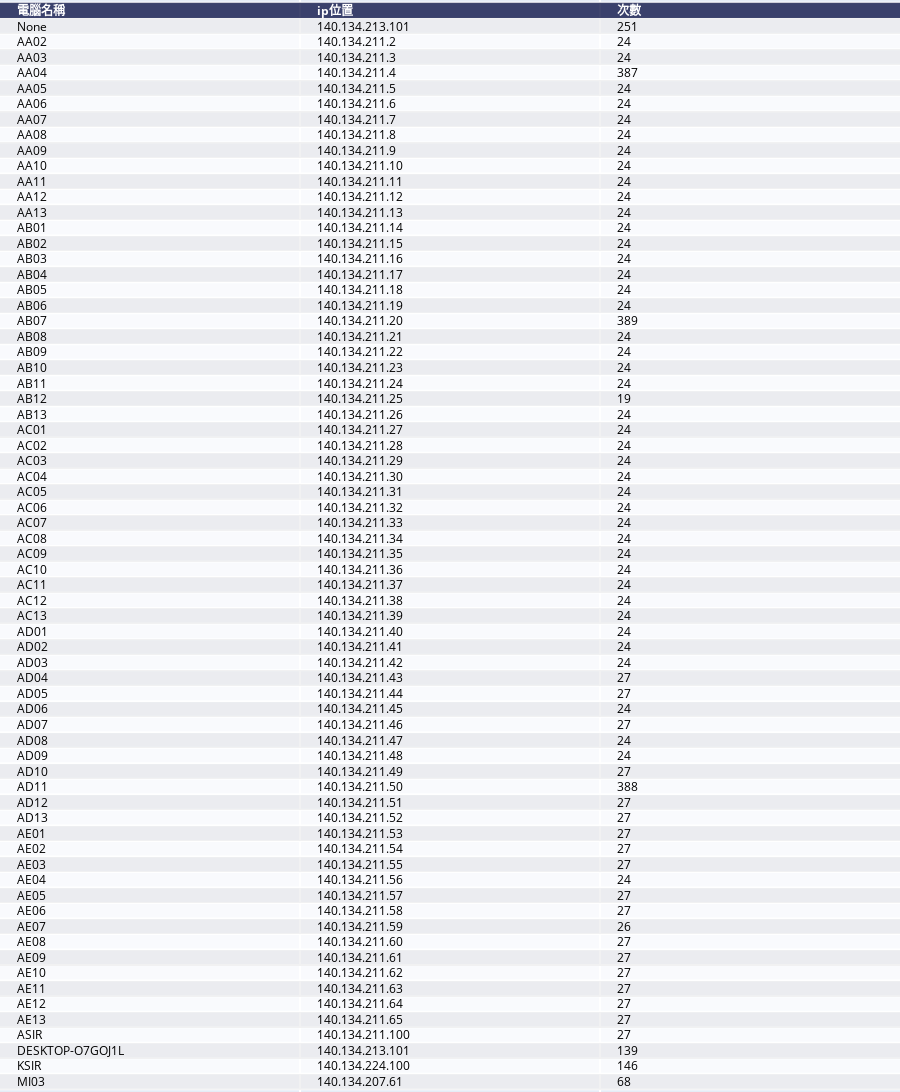

Notebook code for this chart:
### Code cell
table = ff.create_table(dfPCUseCount)
iplot(table)

### Figure 1 — Plotly figure (JSON) as saved in the notebook; plotly's stock layout.template omitted (floating-point values rounded to 4 significant figures; data arrays with more than 128 entries replaced by an {"elided": "..."} marker saying what was removed)
{"data": [{"colorscale": [[0, "#00083e"], [0.5, "#ededee"], [1, "#ffffff"]], "hoverinfo": "none", "opacity": 0.75, "showscale": false, "type": "heatmap", "z": {"elided": "70x3 float values"}}], "layout": {"annotations": [{"align": "left", "font": {"color": "#ffffff"}, "showarrow": false, "text": "<b>電腦名稱</b>", "x": -0.45, "xanchor": "left", "xref": "x", "y": 0, "yref": "y"}, {"align": "left", "font": {"color": "#ffffff"}, "showarrow": false, "text": "<b>ip位置</b>", "x": 0.55, "xanchor": "left", "xref": "x", "y": 0, "yref": "y"}, {"align": "left", "font": {"color": "#ffffff"}, "showarrow": false, "text": "<b>次數</b>", "x": 1.55, "xanchor": "left", "xref": "x", "y": 0, "yref": "y"}, {"align": "left", "font": {"color": "#000000"}, "showarrow": false, "text": "None", "x": -0.45, "xanchor": "left", "xref": "x", "y": 1, "yref": "y"}, {"align": "left", "font": {"color": "#000000"}, "showarrow": false, "text": "140.134.213.101", "x": 0.55, "xanchor": "left", "xref": "x", "y": 1, "yref": "y"}, {"align": "left", "font": {"color": "#000000"}, "showarrow": false, "text": "251", "x": 1.55, "xanchor": "left", "xref": "x", "y": 1, "yref": "y"}, {"align": "left", "font": {"color": "#000000"}, "showarrow": false, "text": "AA02", "x": -0.45, "xanchor": "left", "xref": "x", "y": 2, "yref": "y"}, {"align": "left", "font": {"color": "#000000"}, "showarrow": false, "text": "140.134.211.2", "x": 0.55, "xanchor": "left", "xref": "x", "y": 2, "yref": "y"}, {"align": "left", "font": {"color": "#000000"}, "showarrow": false, "text": "24", "x": 1.55, "xanchor": "left", "xref": "x", "y": 2, "yref": "y"}, {"align": "left", "font": {"color": "#000000"}, "showarrow": false, "text": "AA03", "x": -0.45, "xanchor": "left", "xref": "x", "y": 3, "yref": "y"}, {"align": "left", "font": {"color": "#000000"}, "showarrow": false, "text": "140.134.211.3", "x": 0.55, "xanchor": "left", "xref": "x", "y": 3, "yref": "y"}, {"align": "left", "font": {"color": "#000000"}, "showarrow": false, "text": "24", "x": 1.55, "xanchor": "left", "xref": "x", "y": 3, "yref": "y"}, {"align": "left", "font": {"color": "#000000"}, "showarrow": false, "text": "AA04", "x": -0.45, "xanchor": "left", "xref": "x", "y": 4, "yref": "y"}, {"align": "left", "font": {"color": "#000000"}, "showarrow": false, "text": "140.134.211.4", "x": 0.55, "xanchor": "left", "xref": "x", "y": 4, "yref": "y"}, {"align": "left", "font": {"color": "#000000"}, "showarrow": false, "text": "387", "x": 1.55, "xanchor": "left", "xref": "x", "y": 4, "yref": "y"}, {"align": "left", "font": {"color": "#000000"}, "showarrow": false, "text": "AA05", "x": -0.45, "xanchor": "left", "xref": "x", "y": 5, "yref": "y"}, {"align": "left", "font": {"color": "#000000"}, "showarrow": false, "text": "140.134.211.5", "x": 0.55, "xanchor": "left", "xref": "x", "y": 5, "yref": "y"}, {"align": "left", "font": {"color": "#000000"}, "showarrow": false, "text": "24", "x": 1.55, "xanchor": "left", "xref": "x", "y": 5, "yref": "y"}, {"align": "left", "font": {"color": "#000000"}, "showarrow": false, "text": "AA06", "x": -0.45, "xanchor": "left", "xref": "x", "y": 6, "yref": "y"}, {"align": "left", "font": {"color": "#000000"}, "showarrow": false, "text": "140.134.211.6", "x": 0.55, "xanchor": "left", "xref": "x", "y": 6, "yref": "y"}, {"align": "left", "font": {"color": "#000000"}, "showarrow": false, "text": "24", "x": 1.55, "xanchor": "left", "xref": "x", "y": 6, "yref": "y"}, {"align": "left", "font": {"color": "#000000"}, "showarrow": false, "text": "AA07", "x": -0.45, "xanchor": "left", "xref": "x", "y": 7, "yref": "y"}, {"align": "left", "font": {"color": "#000000"}, "showarrow": false, "text": "140.134.211.7", "x": 0.55, "xanchor": "left", "xref": "x", "y": 7, "yref": "y"}, {"align": "left", "font": {"color": "#000000"}, "showarrow": false, "text": "24", "x": 1.55, "xanchor": "left", "xref": "x", "y": 7, "yref": "y"}, {"align": "left", "font": {"color": "#000000"}, "showarrow": false, "text": "AA08", "x": -0.45, "xanchor": "left", "xref": "x", "y": 8, "yref": "y"}, {"align": "left", "font": {"color": "#000000"}, "showarrow": false, "text": "140.134.211.8", "x": 0.55, "xanchor": "left", "xref": "x", "y": 8, "yref": "y"}, {"align": "left", "font": {"color": "#000000"}, "showarrow": false, "text": "24", "x": 1.55, "xanchor": "left", "xref": "x", "y": 8, "yref": "y"}, {"align": "left", "font": {"color": "#000000"}, "showarrow": false, "text": "AA09", "x": -0.45, "xanchor": "left", "xref": "x", "y": 9, "yref": "y"}, {"align": "left", "font": {"color": "#000000"}, "showarrow": false, "text": "140.134.211.9", "x": 0.55, "xanchor": "left", "xref": "x", "y": 9, "yref": "y"}, {"align": "left", "font": {"color": "#000000"}, "showarrow": false, "text": "24", "x": 1.55, "xanchor": "left", "xref": "x", "y": 9, "yref": "y"}, {"align": "left", "font": {"color": "#000000"}, "showarrow": false, "text": "AA10", "x": -0.45, "xanchor": "left", "xref": "x", "y": 10, "yref": "y"}, {"align": "left", "font": {"color": "#000000"}, "showarrow": false, "text": "140.134.211.10", "x": 0.55, "xanchor": "left", "xref": "x", "y": 10, "yref": "y"}, {"align": "left", "font": {"color": "#000000"}, "showarrow": false, "text": "24", "x": 1.55, "xanchor": "left", "xref": "x", "y": 10, "yref": "y"}, {"align": "left", "font": {"color": "#000000"}, "showarrow": false, "text": "AA11", "x": -0.45, "xanchor": "left", "xref": "x", "y": 11, "yref": "y"}, {"align": "left", "font": {"color": "#000000"}, "showarrow": false, "text": "140.134.211.11", "x": 0.55, "xanchor": "left", "xref": "x", "y": 11, "yref": "y"}, {"align": "left", "font": {"color": "#000000"}, "showarrow": false, "text": "24", "x": 1.55, "xanchor": "left", "xref": "x", "y": 11, "yref": "y"}, {"align": "left", "font": {"color": "#000000"}, "showarrow": false, "text": "AA12", "x": -0.45, "xanchor": "left", "xref": "x", "y": 12, "yref": "y"}, {"align": "left", "font": {"color": "#000000"}, "showarrow": false, "text": "140.134.211.12", "x": 0.55, "xanchor": "left", "xref": "x", "y": 12, "yref": "y"}, {"align": "left", "font": {"color": "#000000"}, "showarrow": false, "text": "24", "x": 1.55, "xanchor": "left", "xref": "x", "y": 12, "yref": "y"}, {"align": "left", "font": {"color": "#000000"}, "showarrow": false, "text": "AA13", "x": -0.45, "xanchor": "left", "xref": "x", "y": 13, "yref": "y"}, {"align": "left", "font": {"color": "#000000"}, "showarrow": false, "text": "140.134.211.13", "x": 0.55, "xanchor": "left", "xref": "x", "y": 13, "yref": "y"}, {"align": "left", "font": {"color": "#000000"}, "showarrow": false, "text": "24", "x": 1.55, "xanchor": "left", "xref": "x", "y": 13, "yref": "y"}, {"align": "left", "font": {"color": "#000000"}, "showarrow": false, "text": "AB01", "x": -0.45, "xanchor": "left", "xref": "x", "y": 14, "yref": "y"}, {"align": "left", "font": {"color": "#000000"}, "showarrow": false, "text": "140.134.211.14", "x": 0.55, "xanchor": "left", "xref": "x", "y": 14, "yref": "y"}, {"align": "left", "font": {"color": "#000000"}, "showarrow": false, "text": "24", "x": 1.55, "xanchor": "left", "xref": "x", "y": 14, "yref": "y"}, {"align": "left", "font": {"color": "#000000"}, "showarrow": false, "text": "AB02", "x": -0.45, "xanchor": "left", "xref": "x", "y": 15, "yref": "y"}, {"align": "left", "font": {"color": "#000000"}, "showarrow": false, "text": "140.134.211.15", "x": 0.55, "xanchor": "left", "xref": "x", "y": 15, "yref": "y"}, {"align": "left", "font": {"color": "#000000"}, "showarrow": false, "text": "24", "x": 1.55, "xanchor": "left", "xref": "x", "y": 15, "yref": "y"}, {"align": "left", "font": {"color": "#000000"}, "showarrow": false, "text": "AB03", "x": -0.45, "xanchor": "left", "xref": "x", "y": 16, "yref": "y"}, {"align": "left", "font": {"color": "#000000"}, "showarrow": false, "text": "140.134.211.16", "x": 0.55, "xanchor": "left", "xref": "x", "y": 16, "yref": "y"}, {"align": "left", "font": {"color": "#000000"}, "showarrow": false, "text": "24", "x": 1.55, "xanchor": "left", "xref": "x", "y": 16, "yref": "y"}, {"align": "left", "font": {"color": "#000000"}, "showarrow": false, "text": "AB04", "x": -0.45, "xanchor": "left", "xref": "x", "y": 17, "yref": "y"}, {"align": "left", "font": {"color": "#000000"}, "showarrow": false, "text": "140.134.211.17", "x": 0.55, "xanchor": "left", "xref": "x", "y": 17, "yref": "y"}, {"align": "left", "font": {"color": "#000000"}, "showarrow": false, "text": "24", "x": 1.55, "xanchor": "left", "xref": "x", "y": 17, "yref": "y"}, {"align": "left", "font": {"color": "#000000"}, "showarrow": false, "text": "AB05", "x": -0.45, "xanchor": "left", "xref": "x", "y": 18, "yref": "y"}, {"align": "left", "font": {"color": "#000000"}, "showarrow": false, "text": "140.134.211.18", "x": 0.55, "xanchor": "left", "xref": "x", "y": 18, "yref": "y"}, {"align": "left", "font": {"color": "#000000"}, "showarrow": false, "text": "24", "x": 1.55, "xanchor": "left", "xref": "x", "y": 18, "yref": "y"}, {"align": "left", "font": {"color": "#000000"}, "showarrow": false, "text": "AB06", "x": -0.45, "xanchor": "left", "xref": "x", "y": 19, "yref": "y"}, {"align": "left", "font": {"color": "#000000"}, "showarrow": false, "text": "140.134.211.19", "x": 0.55, "xanchor": "left", "xref": "x", "y": 19, "yref": "y"}, {"align": "left", "font": {"color": "#000000"}, "showarrow": false, "text": "24", "x": 1.55, "xanchor": "left", "xref": "x", "y": 19, "yref": "y"}, {"align": "left", "font": {"color": "#000000"}, "showarrow": false, "text": "AB07", "x": -0.45, "xanchor": "left", "xref": "x", "y": 20, "yref": "y"}, {"align": "left", "font": {"color": "#000000"}, "showarrow": false, "text": "140.134.211.20", "x": 0.55, "xanchor": "left", "xref": "x", "y": 20, "yref": "y"}, {"align": "left", "font": {"color": "#000000"}, "showarrow": false, "text": "389", "x": 1.55, "xanchor": "left", "xref": "x", "y": 20, "yref": "y"}, {"align": "left", "font": {"color": "#000000"}, "showarrow": false, "text": "AB08", "x": -0.45, "xanchor": "left", "xref": "x", "y": 21, "yref": "y"}, {"align": "left", "font": {"color": "#000000"}, "showarrow": false, "text": "140.134.211.21", "x": 0.55, "xanchor": "left", "xref": "x", "y": 21, "yref": "y"}, {"align": "left", "font": {"color": "#000000"}, "showarrow": false, "text": "24", "x": 1.55, "xanchor": "left", "xref": "x", "y": 21, "yref": "y"}, {"align": "left", "font": {"color": "#000000"}, "showarrow": false, "text": "AB09", "x": -0.45, "xanchor": "left", "xref": "x", "y": 22, "yref": "y"}, {"align": "left", "font": {"color": "#000000"}, "showarrow": false, "text": "140.134.211.22", "x": 0.55, "xanchor": "left", "xref": "x", "y": 22, "yref": "y"}, {"align": "left", "font": {"color": "#000000"}, "showarrow": false, "text": "24", "x": 1.55, "xanchor": "left", "xref": "x", "y": 22, "yref": "y"}, {"align": "left", "font": {"color": "#000000"}, "showarrow": false, "text": "AB10", "x": -0.45, "xanchor": "left", "xref": "x", "y": 23, "yref": "y"}, {"align": "left", "font": {"color": "#000000"}, "showarrow": false, "text": "140.134.211.23", "x": 0.55, "xanchor": "left", "xref": "x", "y": 23, "yref": "y"}, {"align": "left", "font": {"color": "#000000"}, "showarrow": false, "text": "24", "x": 1.55, "xanchor": "left", "xref": "x", "y": 23, "yref": "y"}, {"align": "left", "font": {"color": "#000000"}, "showarrow": false, "text": "AB11", "x": -0.45, "xanchor": "left", "xref": "x", "y": 24, "yref": "y"}, {"align": "left", "font": {"color": "#000000"}, "showarrow": false, "text": "140.134.211.24", "x": 0.55, "xanchor": "left", "xref": "x", "y": 24, "yref": "y"}, {"align": "left", "font": {"color": "#000000"}, "showarrow": false, "text": "24", "x": 1.55, "xanchor": "left", "xref": "x", "y": 24, "yref": "y"}, {"align": "left", "font": {"color": "#000000"}, "showarrow": false, "text": "AB12", "x": -0.45, "xanchor": "left", "xref": "x", "y": 25, "yref": "y"}, {"align": "left", "font": {"color": "#000000"}, "showarrow": false, "text": "140.134.211.25", "x": 0.55, "xanchor": "left", "xref": "x", "y": 25, "yref": "y"}, {"align": "left", "font": {"color": "#000000"}, "showarrow": false, "text": "19", "x": 1.55, "xanchor": "left", "xref": "x", "y": 25, "yref": "y"}, {"align": "left", "font": {"color": "#000000"}, "showarrow": false, "text": "AB13", "x": -0.45, "xanchor": "left", "xref": "x", "y": 26, "yref": "y"}, {"align": "left", "font": {"color": "#000000"}, "showarrow": false, "text": "140.134.211.26", "x": 0.55, "xanchor": "left", "xref": "x", "y": 26, "yref": "y"}, {"align": "left", "font": {"color": "#000000"}, "showarrow": false, "text": "24", "x": 1.55, "xanchor": "left", "xref": "x", "y": 26, "yref": "y"}, {"align": "left", "font": {"color": "#000000"}, "showarrow": false, "text": "AC01", "x": -0.45, "xanchor": "left", "xref": "x", "y": 27, "yref": "y"}, {"align": "left", "font": {"color": "#000000"}, "showarrow": false, "text": "140.134.211.27", "x": 0.55, "xanchor": "left", "xref": "x", "y": 27, "yref": "y"}, {"align": "left", "font": {"color": "#000000"}, "showarrow": false, "text": "24", "x": 1.55, "xanchor": "left", "xref": "x", "y": 27, "yref": "y"}, {"align": "left", "font": {"color": "#000000"}, "showarrow": false, "text": "AC02", "x": -0.45, "xanchor": "left", "xref": "x", "y": 28, "yref": "y"}, {"align": "left", "font": {"color": "#000000"}, "showarrow": false, "text": "140.134.211.28", "x": 0.55, "xanchor": "left", "xref": "x", "y": 28, "yref": "y"}, {"align": "left", "font": {"color": "#000000"}, "showarrow": false, "text": "24", "x": 1.55, "xanchor": "left", "xref": "x", "y": 28, "yref": "y"}, {"align": "left", "font": {"color": "#000000"}, "showarrow": false, "text": "AC03", "x": -0.45, "xanchor": "left", "xref": "x", "y": 29, "yref": "y"}, {"align": "left", "font": {"color": "#000000"}, "showarrow": false, "text": "140.134.211.29", "x": 0.55, "xanchor": "left", "xref": "x", "y": 29, "yref": "y"}, {"align": "left", "font": {"color": "#000000"}, "showarrow": false, "text": "24", "x": 1.55, "xanchor": "left", "xref": "x", "y": 29, "yref": "y"}, {"align": "left", "font": {"color": "#000000"}, "showarrow": false, "text": "AC04", "x": -0.45, "xanchor": "left", "xref": "x", "y": 30, "yref": "y"}, {"align": "left", "font": {"color": "#000000"}, "showarrow": false, "text": "140.134.211.30", "x": 0.55, "xanchor": "left", "xref": "x", "y": 30, "yref": "y"}, {"align": "left", "font": {"color": "#000000"}, "showarrow": false, "text": "24", "x": 1.55, "xanchor": "left", "xref": "x", "y": 30, "yref": "y"}, {"align": "left", "font": {"color": "#000000"}, "showarrow": false, "text": "AC05", "x": -0.45, "xanchor": "left", "xref": "x", "y": 31, "yref": "y"}, {"align": "left", "font": {"color": "#000000"}, "showarrow": false, "text": "140.134.211.31", "x": 0.55, "xanchor": "left", "xref": "x", "y": 31, "yref": "y"}, {"align": "left", "font": {"color": "#000000"}, "showarrow": false, "text": "24", "x": 1.55, "xanchor": "left", "xref": "x", "y": 31, "yref": "y"}, {"align": "left", "font": {"color": "#000000"}, "showarrow": false, "text": "AC06", "x": -0.45, "xanchor": "left", "xref": "x", "y": 32, "yref": "y"}, {"align": "left", "font": {"color": "#000000"}, "showarrow": false, "text": "140.134.211.32", "x": 0.55, "xanchor": "left", "xref": "x", "y": 32, "yref": "y"}, {"align": "left", "font": {"color": "#000000"}, "showarrow": false, "text": "24", "x": 1.55, "xanchor": "left", "xref": "x", "y": 32, "yref": "y"}, {"align": "left", "font": {"color": "#000000"}, "showarrow": false, "text": "AC07", "x": -0.45, "xanchor": "left", "xref": "x", "y": 33, "yref": "y"}, {"align": "left", "font": {"color": "#000000"}, "showarrow": false, "text": "140.134.211.33", "x": 0.55, "xanchor": "left", "xref": "x", "y": 33, "yref": "y"}, {"align": "left", "font": {"color": "#000000"}, "showarrow": false, "text": "24", "x": 1.55, "xanchor": "left", "xref": "x", "y": 33, "yref": "y"}, {"align": "left", "font": {"color": "#000000"}, "showarrow": false, "text": "AC08", "x": -0.45, "xanchor": "left", "xref": "x", "y": 34, "yref": "y"}, {"align": "left", "font": {"color": "#000000"}, "showarrow": false, "text": "140.134.211.34", "x": 0.55, "xanchor": "left", "xref": "x", "y": 34, "yref": "y"}, {"align": "left", "font": {"color": "#000000"}, "showarrow": false, "text": "24", "x": 1.55, "xanchor": "left", "xref": "x", "y": 34, "yref": "y"}, {"align": "left", "font": {"color": "#000000"}, "showarrow": false, "text": "AC09", "x": -0.45, "xanchor": "left", "xref": "x", "y": 35, "yref": "y"}, {"align": "left", "font": {"color": "#000000"}, "showarrow": false, "text": "140.134.211.35", "x": 0.55, "xanchor": "left", "xref": "x", "y": 35, "yref": "y"}, {"align": "left", "font": {"color": "#000000"}, "showarrow": false, "text": "24", "x": 1.55, "xanchor": "left", "xref": "x", "y": 35, "yref": "y"}, {"align": "left", "font": {"color": "#000000"}, "showarrow": false, "text": "AC10", "x": -0.45, "xanchor": "left", "xref": "x", "y": 36, "yref": "y"}, {"align": "left", "font": {"color": "#000000"}, "showarrow": false, "text": "140.134.211.36", "x": 0.55, "xanchor": "left", "xref": "x", "y": 36, "yref": "y"}, {"align": "left", "font": {"color": "#000000"}, "showarrow": false, "text": "24", "x": 1.55, "xanchor": "left", "xref": "x", "y": 36, "yref": "y"}, {"align": "left", "font": {"color": "#000000"}, "showarrow": false, "text": "AC11", "x": -0.45, "xanchor": "left", "xref": "x", "y": 37, "yref": "y"}, {"align": "left", "font": {"color": "#000000"}, "showarrow": false, "text": "140.134.211.37", "x": 0.55, "xanchor": "left", "xref": "x", "y": 37, "yref": "y"}, {"align": "left", "font": {"color": "#000000"}, "showarrow": false, "text": "24", "x": 1.55, "xanchor": "left", "xref": "x", "y": 37, "yref": "y"}, {"align": "left", "font": {"color": "#000000"}, "showarrow": false, "text": "AC12", "x": -0.45, "xanchor": "left", "xref": "x", "y": 38, "yref": "y"}, {"align": "left", "font": {"color": "#000000"}, "showarrow": false, "text": "140.134.211.38", "x": 0.55, "xanchor": "left", "xref": "x", "y": 38, "yref": "y"}, {"align": "left", "font": {"color": "#000000"}, "showarrow": false, "text": "24", "x": 1.55, "xanchor": "left", "xref": "x", "y": 38, "yref": "y"}, {"align": "left", "font": {"color": "#000000"}, "showarrow": false, "text": "AC13", "x": -0.45, "xanchor": "left", "xref": "x", "y": 39, "yref": "y"}, {"align": "left", "font": {"color": "#000000"}, "showarrow": false, "text": "140.134.211.39", "x": 0.55, "xanchor": "left", "xref": "x", "y": 39, "yref": "y"}, {"align": "left", "font": {"color": "#000000"}, "showarrow": false, "text": "24", "x": 1.55, "xanchor": "left", "xref": "x", "y": 39, "yref": "y"}, {"align": "left", "font": {"color": "#000000"}, "showarrow": false, "text": "AD01", "x": -0.45, "xanchor": "left", "xref": "x", "y": 40, "yref": "y"}, {"align": "left", "font": {"color": "#000000"}, "showarrow": false, "text": "140.134.211.40", "x": 0.55, "xanchor": "left", "xref": "x", "y": 40, "yref": "y"}, {"align": "left", "font": {"color": "#000000"}, "showarrow": false, "text": "24", "x": 1.55, "xanchor": "left", "xref": "x", "y": 40, "yref": "y"}, {"align": "left", "font": {"color": "#000000"}, "showarrow": false, "text": "AD02", "x": -0.45, "xanchor": "left", "xref": "x", "y": 41, "yref": "y"}, {"align": "left", "font": {"color": "#000000"}, "showarrow": false, "text": "140.134.211.41", "x": 0.55, "xanchor": "left", "xref": "x", "y": 41, "yref": "y"}, {"align": "left", "font": {"color": "#000000"}, "showarrow": false, "text": "24", "x": 1.55, "xanchor": "left", "xref": "x", "y": 41, "yref": "y"}, {"align": "left", "font": {"color": "#000000"}, "showarrow": false, "text": "AD03", "x": -0.45, "xanchor": "left", "xref": "x", "y": 42, "yref": "y"}, {"align": "left", "font": {"color": "#000000"}, "showarrow": false, "text": "140.134.211.42", "x": 0.55, "xanchor": "left", "xref": "x", "y": 42, "yref": "y"}, {"align": "left", "font": {"color": "#000000"}, "showarrow": false, "text": "24", "x": 1.55, "xanchor": "left", "xref": "x", "y": 42, "yref": "y"}, {"align": "left", "font": {"color": "#000000"}, "showarrow": false, "text": "AD04", "x": -0.45, "xanchor": "left", "xref": "x", "y": 43, "yref": "y"}, {"align": "left", "font": {"color": "#000000"}, "showarrow": false, "text": "140.134.211.43", "x": 0.55, "xanchor": "left", "xref": "x", "y": 43, "yref": "y"}, {"align": "left", "font": {"color": "#000000"}, "showarrow": false, "text": "27", "x": 1.55, "xanchor": "left", "xref": "x", "y": 43, "yref": "y"}, {"align": "left", "font": {"color": "#000000"}, "showarrow": false, "text": "AD05", "x": -0.45, "xanchor": "left", "xref": "x", "y": 44, "yref": "y"}, {"align": "left", "font": {"color": "#000000"}, "showarrow": false, "text": "140.134.211.44", "x": 0.55, "xanchor": "left", "xref": "x", "y": 44, "yref": "y"}, {"align": "left", "font": {"color": "#000000"}, "showarrow": false, "text": "27", "x": 1.55, "xanchor": "left", "xref": "x", "y": 44, "yref": "y"}, {"align": "left", "font": {"color": "#000000"}, "showarrow": false, "text": "AD06", "x": -0.45, "xanchor": "left", "xref": "x", "y": 45, "yref": "y"}, {"align": "left", "font": {"color": "#000000"}, "showarrow": false, "text": "140.134.211.45", "x": 0.55, "xanchor": "left", "xref": "x", "y": 45, "yref": "y"}, {"align": "left", "font": {"color": "#000000"}, "showarrow": false, "text": "24", "x": 1.55, "xanchor": "left", "xref": "x", "y": 45, "yref": "y"}, {"align": "left", "font": {"color": "#000000"}, "showarrow": false, "text": "AD07", "x": -0.45, "xanchor": "left", "xref": "x", "y": 46, "yref": "y"}, {"align": "left", "font": {"color": "#000000"}, "showarrow": false, "text": "140.134.211.46", "x": 0.55, "xanchor": "left", "xref": "x", "y": 46, "yref": "y"}, {"align": "left", "font": {"color": "#000000"}, "showarrow": false, "text": "27", "x": 1.55, "xanchor": "left", "xref": "x", "y": 46, "yref": "y"}, {"align": "left", "font": {"color": "#000000"}, "showarrow": false, "text": "AD08", "x": -0.45, "xanchor": "left", "xref": "x", "y": 47, "yref": "y"}, {"align": "left", "font": {"color": "#000000"}, "showarrow": false, "text": "140.134.211.47", "x": 0.55, "xanchor": "left", "xref": "x", "y": 47, "yref": "y"}, {"align": "left", "font": {"color": "#000000"}, "showarrow": false, "text": "24", "x": 1.55, "xanchor": "left", "xref": "x", "y": 47, "yref": "y"}, {"align": "left", "font": {"color": "#000000"}, "showarrow": false, "text": "AD09", "x": -0.45, "xanchor": "left", "xref": "x", "y": 48, "yref": "y"}, {"align": "left", "font": {"color": "#000000"}, "showarrow": false, "text": "140.134.211.48", "x": 0.55, "xanchor": "left", "xref": "x", "y": 48, "yref": "y"}, {"align": "left", "font": {"color": "#000000"}, "showarrow": false, "text": "24", "x": 1.55, "xanchor": "left", "xref": "x", "y": 48, "yref": "y"}, {"align": "left", "font": {"color": "#000000"}, "showarrow": false, "text": "AD10", "x": -0.45, "xanchor": "left", "xref": "x", "y": 49, "yref": "y"}, {"align": "left", "font": {"color": "#000000"}, "showarrow": false, "text": "140.134.211.49", "x": 0.55, "xanchor": "left", "xref": "x", "y": 49, "yref": "y"}, {"align": "left", "font": {"color": "#000000"}, "showarrow": false, "text": "27", "x": 1.55, "xanchor": "left", "xref": "x", "y": 49, "yref": "y"}, {"align": "left", "font": {"color": "#000000"}, "showarrow": false, "text": "AD11", "x": -0.45, "xanchor": "left", "xref": "x", "y": 50, "yref": "y"}, {"align": "left", "font": {"color": "#000000"}, "showarrow": false, "text": "140.134.211.50", "x": 0.55, "xanchor": "left", "xref": "x", "y": 50, "yref": "y"}, {"align": "left", "font": {"color": "#000000"}, "showarrow": false, "text": "388", "x": 1.55, "xanchor": "left", "xref": "x", "y": 50, "yref": "y"}, {"align": "left", "font": {"color": "#000000"}, "showarrow": false, "text": "AD12", "x": -0.45, "xanchor": "left", "xref": "x", "y": 51, "yref": "y"}, {"align": "left", "font": {"color": "#000000"}, "showarrow": false, "text": "140.134.211.51", "x": 0.55, "xanchor": "left", "xref": "x", "y": 51, "yref": "y"}, {"align": "left", "font": {"color": "#000000"}, "showarrow": false, "text": "27", "x": 1.55, "xanchor": "left", "xref": "x", "y": 51, "yref": "y"}, {"align": "left", "font": {"color": "#000000"}, "showarrow": false, "text": "AD13", "x": -0.45, "xanchor": "left", "xref": "x", "y": 52, "yref": "y"}, {"align": "left", "font": {"color": "#000000"}, "showarrow": false, "text": "140.134.211.52", "x": 0.55, "xanchor": "left", "xref": "x", "y": 52, "yref": "y"}, {"align": "left", "font": {"color": "#000000"}, "showarrow": false, "text": "27", "x": 1.55, "xanchor": "left", "xref": "x", "y": 52, "yref": "y"}, {"align": "left", "font": {"color": "#000000"}, "showarrow": false, "text": "AE01", "x": -0.45, "xanchor": "left", "xref": "x", "y": 53, "yref": "y"}, {"align": "left", "font": {"color": "#000000"}, "showarrow": false, "text": "140.134.211.53", "x": 0.55, "xanchor": "left", "xref": "x", "y": 53, "yref": "y"}, {"align": "left", "font": {"color": "#000000"}, "showarrow": false, "text": "27", "x": 1.55, "xanchor": "left", "xref": "x", "y": 53, "yref": "y"}, {"align": "left", "font": {"color": "#000000"}, "showarrow": false, "text": "AE02", "x": -0.45, "xanchor": "left", "xref": "x", "y": 54, "yref": "y"}, {"align": "left", "font": {"color": "#000000"}, "showarrow": false, "text": "140.134.211.54", "x": 0.55, "xanchor": "left", "xref": "x", "y": 54, "yref": "y"}, {"align": "left", "font": {"color": "#000000"}, "showarrow": false, "text": "27", "x": 1.55, "xanchor": "left", "xref": "x", "y": 54, "yref": "y"}, {"align": "left", "font": {"color": "#000000"}, "showarrow": false, "text": "AE03", "x": -0.45, "xanchor": "left", "xref": "x", "y": 55, "yref": "y"}, {"align": "left", "font": {"color": "#000000"}, "showarrow": false, "text": "140.134.211.55", "x": 0.55, "xanchor": "left", "xref": "x", "y": 55, "yref": "y"}, {"align": "left", "font": {"color": "#000000"}, "showarrow": false, "text": "27", "x": 1.55, "xanchor": "left", "xref": "x", "y": 55, "yref": "y"}, {"align": "left", "font": {"color": "#000000"}, "showarrow": false, "text": "AE04", "x": -0.45, "xanchor": "left", "xref": "x", "y": 56, "yref": "y"}, {"align": "left", "font": {"color": "#000000"}, "showarrow": false, "text": "140.134.211.56", "x": 0.55, "xanchor": "left", "xref": "x", "y": 56, "yref": "y"}, {"align": "left", "font": {"color": "#000000"}, "showarrow": false, "text": "24", "x": 1.55, "xanchor": "left", "xref": "x", "y": 56, "yref": "y"}, {"align": "left", "font": {"color": "#000000"}, "showarrow": false, "text": "AE05", "x": -0.45, "xanchor": "left", "xref": "x", "y": 57, "yref": "y"}, {"align": "left", "font": {"color": "#000000"}, "showarrow": false, "text": "140.134.211.57", "x": 0.55, "xanchor": "left", "xref": "x", "y": 57, "yref": "y"}, {"align": "left", "font": {"color": "#000000"}, "showarrow": false, "text": "27", "x": 1.55, "xanchor": "left", "xref": "x", "y": 57, "yref": "y"}, {"align": "left", "font": {"color": "#000000"}, "showarrow": false, "text": "AE06", "x": -0.45, "xanchor": "left", "xref": "x", "y": 58, "yref": "y"}, {"align": "left", "font": {"color": "#000000"}, "showarrow": false, "text": "140.134.211.58", "x": 0.55, "xanchor": "left", "xref": "x", "y": 58, "yref": "y"}, {"align": "left", "font": {"color": "#000000"}, "showarrow": false, "text": "27", "x": 1.55, "xanchor": "left", "xref": "x", "y": 58, "yref": "y"}, {"align": "left", "font": {"color": "#000000"}, "showarrow": false, "text": "AE07", "x": -0.45, "xanchor": "left", "xref": "x", "y": 59, "yref": "y"}, {"align": "left", "font": {"color": "#000000"}, "showarrow": false, "text": "140.134.211.59", "x": 0.55, "xanchor": "left", "xref": "x", "y": 59, "yref": "y"}, {"align": "left", "font": {"color": "#000000"}, "showarrow": false, "text": "26", "x": 1.55, "xanchor": "left", "xref": "x", "y": 59, "yref": "y"}, {"align": "left", "font": {"color": "#000000"}, "showarrow": false, "text": "AE08", "x": -0.45, "xanchor": "left", "xref": "x", "y": 60, "yref": "y"}, {"align": "left", "font": {"color": "#000000"}, "showarrow": false, "text": "140.134.211.60", "x": 0.55, "xanchor": "left", "xref": "x", "y": 60, "yref": "y"}, {"align": "left", "font": {"color": "#000000"}, "showarrow": false, "text": "27", "x": 1.55, "xanchor": "left", "xref": "x", "y": 60, "yref": "y"}, {"align": "left", "font": {"color": "#000000"}, "showarrow": false, "text": "AE09", "x": -0.45, "xanchor": "left", "xref": "x", "y": 61, "yref": "y"}, {"align": "left", "font": {"color": "#000000"}, "showarrow": false, "text": "140.134.211.61", "x": 0.55, "xanchor": "left", "xref": "x", "y": 61, "yref": "y"}, {"align": "left", "font": {"color": "#000000"}, "showarrow": false, "text": "27", "x": 1.55, "xanchor": "left", "xref": "x", "y": 61, "yref": "y"}, {"align": "left", "font": {"color": "#000000"}, "showarrow": false, "text": "AE10", "x": -0.45, "xanchor": "left", "xref": "x", "y": 62, "yref": "y"}, {"align": "left", "font": {"color": "#000000"}, "showarrow": false, "text": "140.134.211.62", "x": 0.55, "xanchor": "left", "xref": "x", "y": 62, "yref": "y"}, {"align": "left", "font": {"color": "#000000"}, "showarrow": false, "text": "27", "x": 1.55, "xanchor": "left", "xref": "x", "y": 62, "yref": "y"}, {"align": "left", "font": {"color": "#000000"}, "showarrow": false, "text": "AE11", "x": -0.45, "xanchor": "left", "xref": "x", "y": 63, "yref": "y"}, {"align": "left", "font": {"color": "#000000"}, "showarrow": false, "text": "140.134.211.63", "x": 0.55, "xanchor": "left", "xref": "x", "y": 63, "yref": "y"}, {"align": "left", "font": {"color": "#000000"}, "showarrow": false, "text": "27", "x": 1.55, "xanchor": "left", "xref": "x", "y": 63, "yref": "y"}, {"align": "left", "font": {"color": "#000000"}, "showarrow": false, "text": "AE12", "x": -0.45, "xanchor": "left", "xref": "x", "y": 64, "yref": "y"}, {"align": "left", "font": {"color": "#000000"}, "showarrow": false, "text": "140.134.211.64", "x": 0.55, "xanchor": "left", "xref": "x", "y": 64, "yref": "y"}, {"align": "left", "font": {"color": "#000000"}, "showarrow": false, "text": "27", "x": 1.55, "xanchor": "left", "xref": "x", "y": 64, "yref": "y"}, {"align": "left", "font": {"color": "#000000"}, "showarrow": false, "text": "AE13", "x": -0.45, "xanchor": "left", "xref": "x", "y": 65, "yref": "y"}, {"align": "left", "font": {"color": "#000000"}, "showarrow": false, "text": "140.134.211.65", "x": 0.55, "xanchor": "left", "xref": "x", "y": 65, "yref": "y"}, {"align": "left", "font": {"color": "#000000"}, "showarrow": false, "text": "27", "x": 1.55, "xanchor": "left", "xref": "x", "y": 65, "yref": "y"}, {"align": "left", "font": {"color": "#000000"}, "showarrow": false, "text": "ASIR", "x": -0.45, "xanchor": "left", "xref": "x", "y": 66, "yref": "y"}, {"align": "left", "font": {"color": "#000000"}, "showarrow": false, "text": "140.134.211.100", "x": 0.55, "xanchor": "left", "xref": "x", "y": 66, "yref": "y"}, {"align": "left", "font": {"color": "#000000"}, "showarrow": false, "text": "27", "x": 1.55, "xanchor": "left", "xref": "x", "y": 66, "yref": "y"}, {"align": "left", "font": {"color": "#000000"}, "showarrow": false, "text": "DESKTOP-O7GOJ1L", "x": -0.45, "xanchor": "left", "xref": "x", "y": 67, "yref": "y"}, {"align": "left", "font": {"color": "#000000"}, "showarrow": false, "text": "140.134.213.101", "x": 0.55, "xanchor": "left", "xref": "x", "y": 67, "yref": "y"}, {"align": "left", "font": {"color": "#000000"}, "showarrow": false, "text": "139", "x": 1.55, "xanchor": "left", "xref": "x", "y": 67, "yref": "y"}, {"align": "left", "font": {"color": "#000000"}, "showarrow": false, "text": "KSIR", "x": -0.45, "xanchor": "left", "xref": "x", "y": 68, "yref": "y"}, {"align": "left", "font": {"color": "#000000"}, "showarrow": false, "text": "140.134.224.100", "x": 0.55, "xanchor": "left", "xref": "x", "y": 68, "yref": "y"}, {"align": "left", "font": {"color": "#000000"}, "showarrow": false, "text": "146", "x": 1.55, "xanchor": "left", "xref": "x", "y": 68, "yref": "y"}, {"align": "left", "font": {"color": "#000000"}, "showarrow": false, "text": "MI03", "x": -0.45, "xanchor": "left", "xref": "x", "y": 69, "yref": "y"}, {"align": "left", "font": {"color": "#000000"}, "showarrow": false, "text": "140.134.207.61", "x": 0.55, "xanchor": "left", "xref": "x", "y": 69, "yref": "y"}, {"align": "left", "font": {"color": "#000000"}, "showarrow": false, "text": "68", "x": 1.55, "xanchor": "left", "xref": "x", "y": 69, "yref": "y"}], "height": 2150, "margin": {"b": 0, "l": 0, "r": 0, "t": 0}, "xaxis": {"dtick": 1, "gridwidth": 2, "showticklabels": false, "tick0": -0.5, "ticks": "", "zeroline": false}, "yaxis": {"autorange": "reversed", "dtick": 1, "gridwidth": 2, "showticklabels": false, "tick0": 0.5, "ticks": "", "zeroline": false}}}
